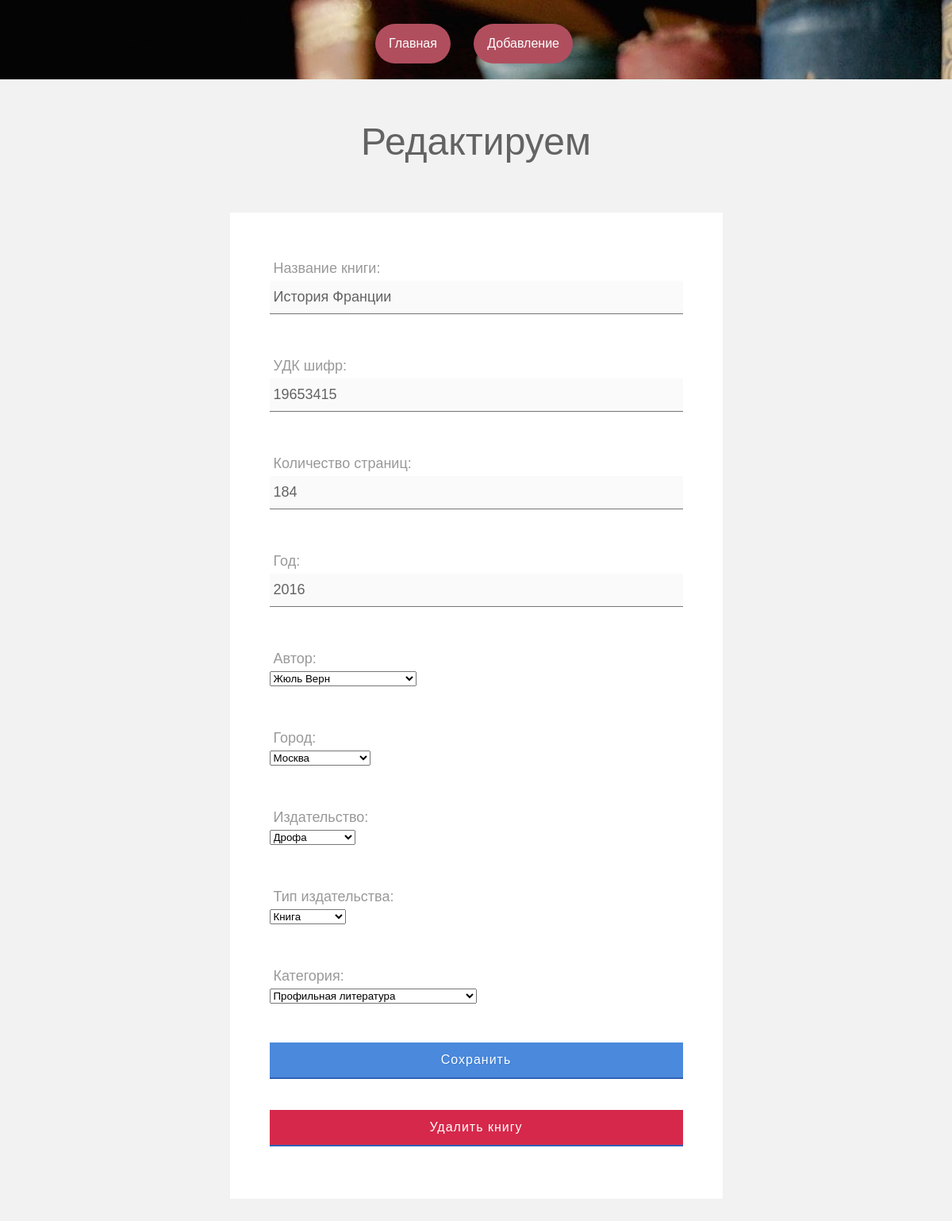
/edit.php?id=14, run on the app's committed database.
### tables this page shows
CREATE TABLE IF NOT EXISTS `books` (
  `id_books` int(11) NOT NULL AUTO_INCREMENT,
  `title` varchar(50) NOT NULL,
  `id_author` int(11) DEFAULT NULL,
  `UDC_chipher` varchar(50) DEFAULT NULL,
  `page` int(4) DEFAULT NULL,
  `parent` int(11) NOT NULL,
  `id_publishing_house` int(11) DEFAULT NULL,
  `id_type_PH` int(11) DEFAULT NULL,
  `id_city` int(11) DEFAULT NULL,
  `year` int(11) DEFAULT NULL,
  PRIMARY KEY (`id_books`),
  KEY `FK_publishing_house` (`id_publishing_house`),
  KEY `FK_type_PH` (`id_type_PH`),
  KEY `FK_city` (`id_city`),
  KEY `FK_author_idx` (`id_author`),
  KEY `FK_category` (`parent`)
);

### edit.php (the view, shortened to what this page needs)
<?php     require_once '/functions/connect.php';
$id = $_GET['id'];
$result = mysqli_query($connection, "SELECT * FROM books
    INNER JOIN category on category.id_category = books.parent
    INNER JOIN author on author.id_author = books.id_author
    INNER JOIN type_ph on type_ph.id_type_ph = books.id_type_ph
    INNER JOIN publishing_house on publishing_house.id_publishing_house = books.id_publishing_house
    INNER JOIN city on city.id_city = books.id_city
    WHERE id_books='$id'
    ");
$row = mysqli_fetch_assoc($result);
?>
<!DOCTYPE html>
<head>
    <link href="/css/style.css" rel="stylesheet">
</head>
<body class="pageAdd">
        <?php require_once "header.php";
          require_once "functions/functions.php"; ?>
<h2>Редактируем</h2>
<div class="tab-wrapper">
  <div class="tab-content">
    <div>
<form method = "POST" action= "">
<div class="group">
            <label for="name"> Название книги: </label>
            <br><br>
                <input type="text" name="title" value="<?php  echo $row['title'];  ?>"/>
</div>
<div class="group">
            <label for="name">  УДК шифр: </label>
            <br><br>
                <input type="text" name="UDC_cipher" value="<?php  echo $row['UDC_chipher'];  ?>"/>
</div>
<div class="group">
            <label for="name"> Количество страниц: </label>
            <br><br>
                <input type="text" name="page" value="<?php  echo $row['page'];  ?>"/>
</div>
<div class="group">
            <label for="name"> Год: </label>
            <br><br>
                <input type="text" name="year" value="<?php  echo $row['year'];  ?>"/>
</div>
<div class="group">
<label for = "ph">Автор: </label>
<br><br>
<?php
    echo "<select name = 'name_author'>";
    $query = "SELECT * FROM author";
    $result = mysqli_query($connection, $query);
    while ($row = mysqli_fetch_array($result)) {
        echo "<option value='".$row['id_author']."'>".$row['name_author']."</option>";
    }
echo "</select>";
?>
</div>
<div class="group">
<label for = "city">Город: </label>
<br><br>
<?php
    echo "<select name = 'city'>";
    $query = "SELECT * FROM city";
    $result = mysqli_query($connection, $query);
    while ($row = mysqli_fetch_array($result)) {
        echo "<option value='".$row['id_city']."'>".$row['city']."</option>";
    }
echo "</select>";
?>
</div>
<div class="group">
<label for = "ph">Издательство: </label>
<br><br>
<?php
    echo "<select name = 'name_publishing_house'>";
    $query = "SELECT * FROM publishing_house";
    $result = mysqli_query($connection, $query);
    while ($row = mysqli_fetch_array($result)) {
        echo "<option value='".$row['id_publishing_house']."'>".$row['name_publishing_house']."</option>";
    }
echo "</select>";
?>
</div>
<div class="group">
<label for = "ph">Тип издательства: </label>
<br><br>
<?php
    echo "<select name = 'name_type_ph'>";
    $query = "SELECT * FROM type_ph";
    $result = mysqli_query($connection, $query);
    while ($row = mysqli_fetch_array($result)) {
        echo "<option value='".$row['id_type_ph']."'>".$row['name_type_ph']."</option>";
    }
echo "</select>";
?>
</div>
<div class="group">
<label for = "ph">Категория: </label>
<br><br>
<?php
    echo "<select name = 'name_category'>";
    $query = "SELECT * FROM category";
    $result = mysqli_query($connection, $query);
    while ($row = mysqli_fetch_array($result)) {
        echo "<option value='".$row['id_category']."'>".$row['name_category']."</option>";
    }
echo "</select>";
?>
</div>
        <input type="submit" id="save" name="save" value="Сохранить" class="button buttonBlue">
<br><br>
        <input type="submit" id="del" name="del" value="Удалить книгу" class="button buttonBluedel">
        </form>
    </div>
  </div>
</div>
</body>
</html>

### header.php
<header>
	<div id="centered">
	<a href="/"> <div class="menu">Главная </div> </a>
	<a href="add.php"> <div class="menu">Добавление </div> </a>
		</div>
</header>

### css/style.css (style rules this page uses)
* { margin: 0; padding: 0; outline: none; text-decoration: none; }
body { width: 100%; height: 100%; font-size: 1em; font-family: 'Raleway', sans-serif; }
header { background: url(/img/logo.jpg); width: 100%; height: 100px; display: flex; justify-content: flex-start; align-items: flex-end; }
#centered { margin:0 auto; width:auto; }
.menu { background:#B04E5EFF; color:#fff; padding:17px; font-family: arial; border-radius:30px; -moz-transition: all 0.3s 0.01s ease; -o-transition: all 0.3s 0.01s ease; -webkit-transition: all 0.3s 0.01s ease; margin-right:15px; margin-left: 10px; margin-bottom: 20px; }
* { box-sizing: border-box; }
h2 { font-size: 3em; font-style: normal; font-weight: 300; line-height: 1.2; text-align: center; padding-top: 50px; font-weight: 300; color: #636363; }
a { display: inline-block; color: #555; line-height: 1; text-decoration:none; cursor: pointer; position:relative; }
.pageAdd { background-color: #F2F2F2; color: #464646; }
.tab-wrapper { margin: 60px auto; width: 70%; max-width:621px; }
.tab-content>div { background-color: #fff; box-sizing:border-box; width: 100%; padding: 50px; min-height:200px; }
.group { position: relative; margin-bottom: 45px; }
input { font-size: 18px; padding: 10px 10px 10px 5px; -webkit-appearance: none; display: block; background: #fafafa; color: #636363; width: 100%; border: none; border-radius: 0; border-bottom: 1px solid #757575; }
label { color: #999; font-size: 18px; font-weight: normal; position: absolute; pointer-events: none; left: 5px; top: 10px; transition: all 0.2s ease; }
.button { position: relative; display: inline-block; padding: 12px 24px; margin: .3em 0 1em 0; width: 100%; vertical-align: middle; color: #fff; font-size: 16px; line-height: 20px; -webkit-font-smoothing: antialiased; text-align: center; letter-spacing: 1px; background: transparent; border: 0; border-bottom: 2px solid #3160B6; cursor: pointer; transition: all 0.15s ease; }
.buttonBlue { background: #4a89dc; text-shadow: 1px 1px 0 rgba(39, 110, 204, .5); }
.buttonBluedel { background: #D6284A; text-shadow: 1px 1px 0 rgba(D6284A); }

### data on the page
books: title "История Франции", UDC_cipher "19653415", page "184", year "2016"

### other printed values
form field name_author "Жюль Верн"
form field city "Москва"
form field name_publishing_house "Дрофа"
form field name_type_ph "Книга"
form field name_category "Профильная литература"
